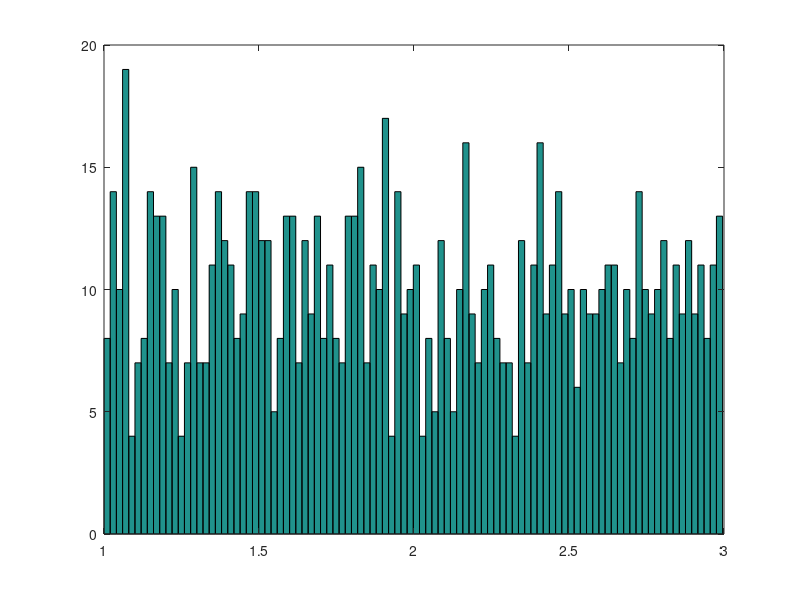

Write the MATLAB code that produced this figure.
%%  1
 t=linspace(0,2,1000);
%%  2
x1=zeros(1,100)-5;
x2=17.3*ones(1,100);
t=linspace(-4,2,600);
x3=-2*t+5;
x4=1/3*t.^3-2*t-7;
x5=5*sin(2*pi*t-pi/4);
x6=1/2*cosh(0.5*t);
x7=5*exp(-0.4*t);
x8=log(t+5);
x9=log10(t+5);
%%  3
y1=ones(1,2000);
t=linspace(-1,1,2000);
y2=4*cos(2*pi*t/4);
y=[y1 y2 y1];
%%  4
x1=[1 5 3 7 4 2 6 9 3 1 5 7];
x1d=downsample(x1,3);
x1u=upsample(x1,3);
x1r_3_over_2=resample(x1,3,2);
x1r_2_over_3=resample(x1,2,3);
%%  5
t=linspace(-2,4,6000);
x=4*sin(pi*t).*exp(-0.4*t);
x1=[zeros(1,2000) x(1:4000)];
x2=[x(4001:end) x(1:4000)];
t3=linspace(-4,8,12000);
x3=resample(x,2,1);
t4=linspace(-1/2,1,1500);
x4=downsample(x,4);
t5=linspace(-4,2,6000);
x5=x(end:-1:1);
%%  6
t=linspace(0,4,400);
x=5*sin(2*pi*t);
I1=find(x>3);
x(I1)=3;
I1=find(x<-4);
x(I1)=-4;
%%  7
t=linspace(0,4,400);
x=3*sin(2*pi*t);
x1=x;
x1(find(x1<0))=0;
x2=x.*(x>0);
%%  8
t=linspace(0,4,400);
x=3*sin(2*pi*t);
x1=abs(x);
%%  9
t=linspace(0,4,400);
x1=4*sin(2*pi*t);
x2=3*sin(2*pi*t+2*pi/3);
x3=3*cos(2*pi*t);
x1greatest=(x1>x2)&(x1>x3);
x2greatest=(x2>x1)&(x2>x3);
x3greatest=(x3>x1)&(x3>x2);
y=x1greatest.*x1+ x2greatest.*x2+ x3greatest.*x3;
%%  10
t=linspace(0,4,400);
x=5*sin(2*pi*t).*exp(-0.5*t);
x_dash=100*diff(x);
%%  11
x=[0 0 1 1 1 1 0 0];
xACR=xcorr(x);
%%  12
x1=[0 0 1 1 1 1 0 0];
x2=[0 0 1 1 1 0 1 0]
CCSignal=xcorr(x1,x2);
%%  13
x=1+2*rand(1,1000);
mu=mean(x);
MinVal=min(x);
MaxVal=max(x);
Variance=var(x);
StdDev=std(x);
%%  14
x1=x;
x1(find(x1>0))=1;
x1(find(x1<0))=-1;
Crossings=(-(x1.*[0 x1(1:end-1)])==1)|(x1==0);
NumberofCrossings=sum(Crossings);
ComparisonLevel=(mean(x)+max(x))/2;
PercentageTime=100*length(find(x>ComparisonLevel))/length(x);
%%  15
hist(x,10);
hist(x,100);